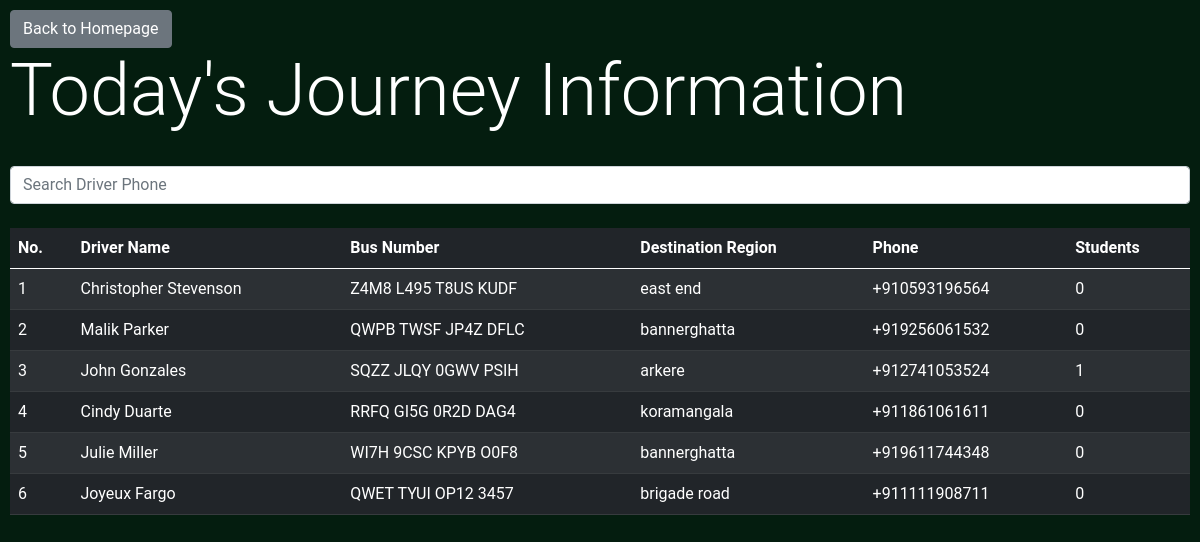
/admin/get_journey_info (signed in), run on an earlier commit of the app's database.
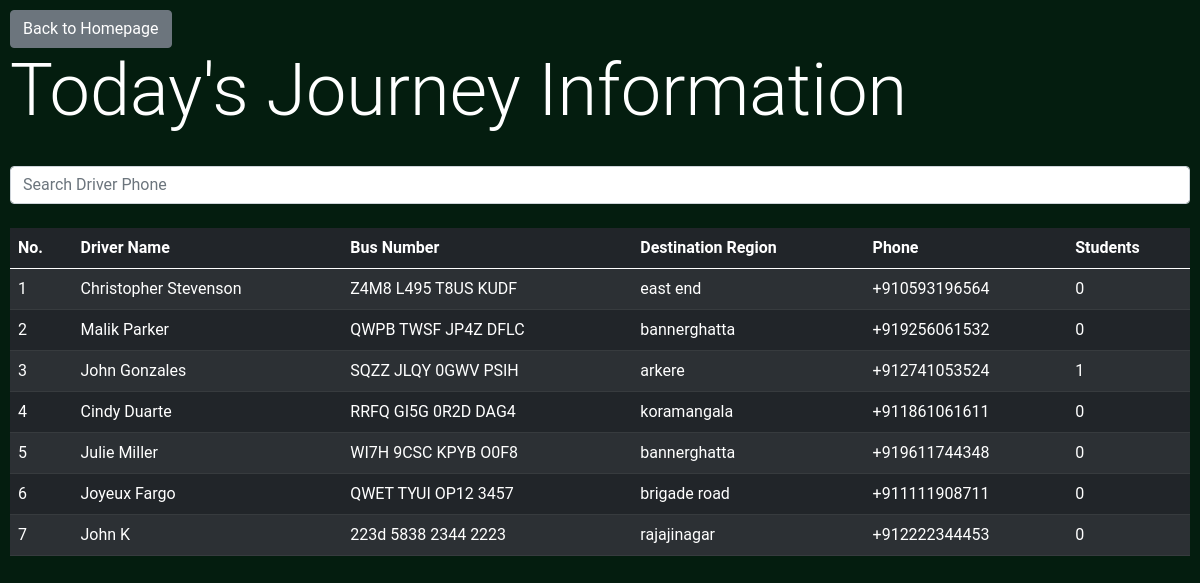
And on a later commit of the database.
### BusManager/models.py (models this page shows, shortened)
class DriverModel(db.Model):
	id = db.Column(db.Integer, primary_key=True)
	name = db.Column(db.String)
	phone = db.Column(db.String)
	bus_number = db.Column(db.String)
	location = db.relationship('LocationModel', secondary=driver_location_association, backref=db.backref('drivers', lazy='dynamic'))
	license_number  = db.Column(db.String)
	experience = db.Column(db.Integer) #Accept in terms of years
	average_rating = db.Column(db.Float) #1-5 Stars (decimal -> resolve in frontend)
	total_ratings = db.Column(db.Integer)
	rating_count = db.Column(db.Integer)
	profile_image = db.Column(db.String) #RawBytes or Hosted Location???
	is_verified = db.Column(db.Boolean)
	phone_verified = db.Column(db.Boolean)
	journeys = db.relationship('JourneyModel', backref='driver')

class LocationModel(db.Model):
	id = db.Column(db.Integer, primary_key=True)
	location_name = db.Column(db.String)

### BusManager/admin/routes.py (the view)
@admin.route('/get_journey_info')
@login_required
def get_journey_info():
	data = []
	drivers = DriverModel.query.all()
	for driver in drivers:
		jn = 0
		for journey in driver.journeys:
			if(journey.timestamp.day == datetime.datetime.utcnow().day):
				jn += 1
		data.append({'driver': driver, 'students': jn})
	return render_template('journey_info.html', title='Journey Information', data=data)

### BusManager/models.py (called while the page is built)
@login_manager.user_loader
def load_user(user_id):
    return AdminUser.query.get(int(user_id))

### BusManager/templates/journey_info.html (shortened to what this page needs)
{% extends 'bs_layout.html' %}
{% block content %}
<a class="btn btn-secondary" href="{{url_for('admin.admin_home')}}">Back to Homepage</a>
<h1 class='display-2'>Today's Journey Information</h1>
<br>
<input type="text" id="searchbar" class="form-control" placeholder="Search Driver Phone" onkeyup="tableFilterer(4)"><br>
<table class="table table-striped table-dark" id="tbl">
  <thead>
    <tr>
    <th scope="col">No.</th>
      <th scope="col">Driver Name</th>
	  <th scope="col">Bus Number</th>
     <th scope="col">Destination Region</th>
      <th scope="col">Phone</th>
	  <th scope="col">Students</th>
    </tr>
  </thead>
  <tbody id='tbdy'>
    {% for e in data %}
      <tr onclick="getDetails({{e['driver'].id}})">
        <td>{{loop.index}}</td>
        <td>{{e['driver'].name}}</td>
        <td>{{e['driver'].bus_number}}</td>
        <td>{{e['driver'].location[0].location_name}}</td>
        <td class='phn'>{{e['driver'].phone}}</td>
        <td>{{e['students']}}</td>
      </tr>
    {% endfor %}
  </tbody>
</table>
{% endblock content %}

### BusManager/templates/bs_layout.html (shortened to what this page needs)
<!doctype html>
<html lang="en">
  <head>
    <link href="https://cdn.jsdelivr.net/npm/bootstrap@5.0.0-beta1/dist/css/bootstrap.min.css" rel="stylesheet">
<link rel="stylesheet" href="{{url_for('static', filename='main.css')}}">
  </head>
  <body>
	{% block content %}
	{% endblock content %}
  </body>
</html>

### BusManager/static/main.css (style rules this page uses)
body { background-color: rgb(4, 29, 15); color: white; padding: 10px; font-family: 'Roboto', sans-serif; }

What changed in the data, as far as the page shows it:
added DriverModel: driver.name "John K", driver.bus_number "223d 5838 2344 2223", driver.phone "+912222344453"
added LocationModel: driver "rajajinagar"
Also different on the page:
new list line: "7 0"
